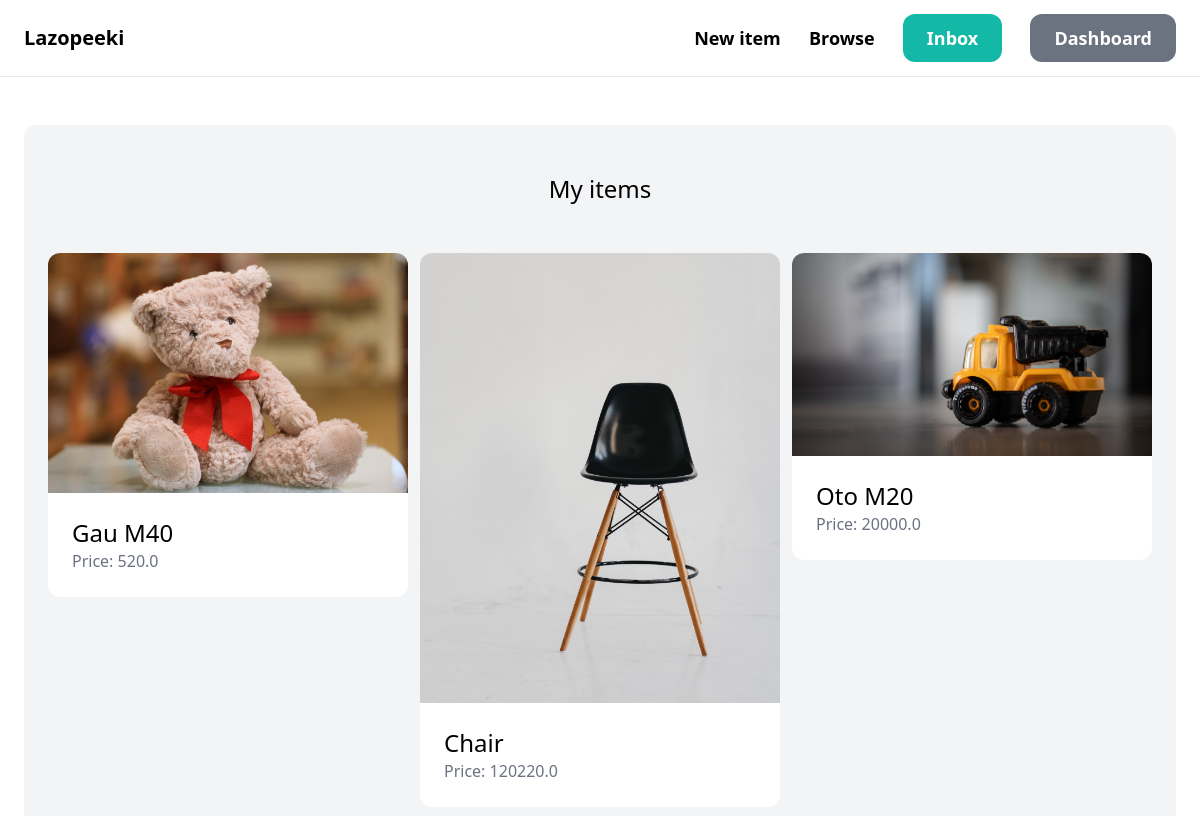
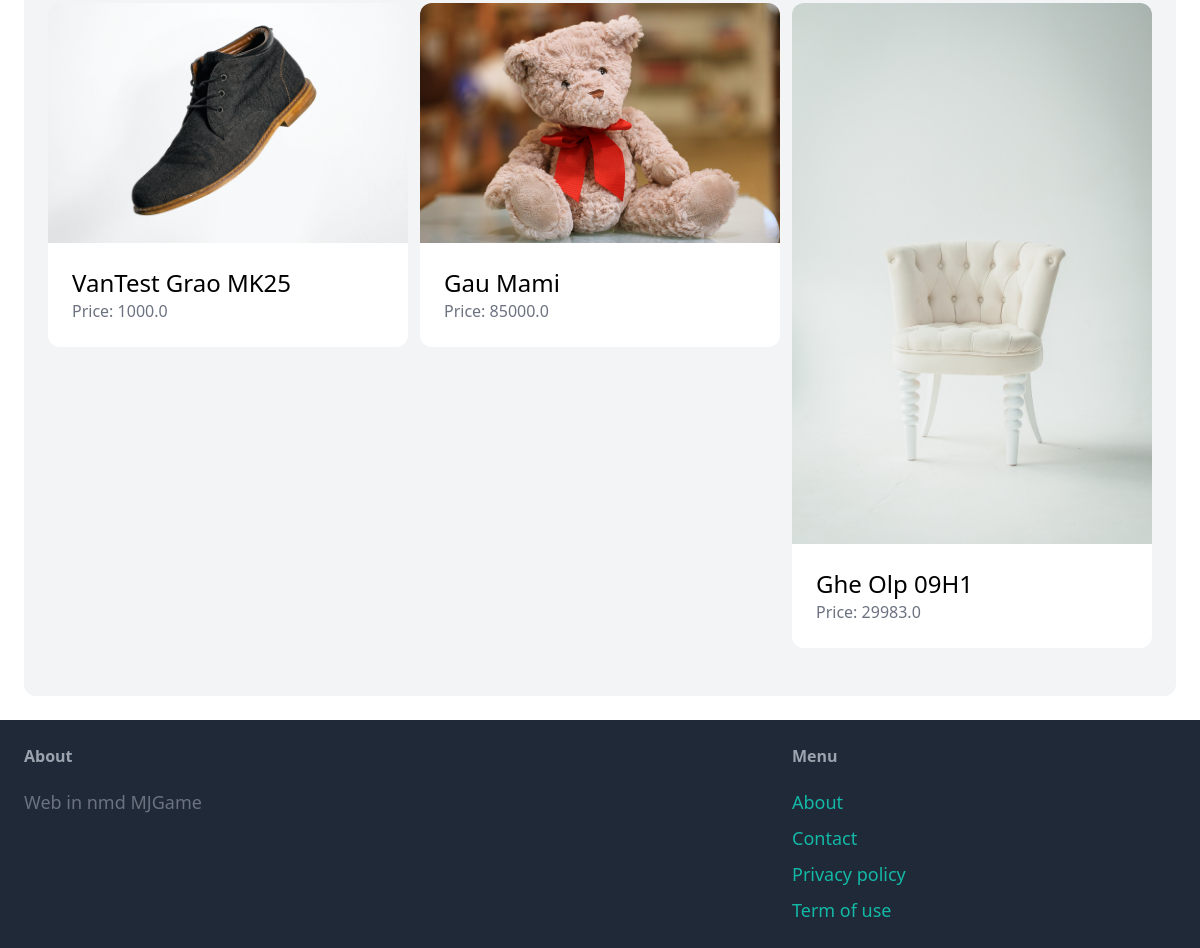
The page /dashboard/ (signed in) on the database its author committed (2 pictures, top to bottom).
### item/models.py (models this page shows, shortened)
class Item(models.Model):
    category = models.ForeignKey(Category, related_name='items', on_delete=models.CASCADE)
    name = models.CharField(max_length=255)
    description = models.TextField(blank=True, null=True)
    price = models.FloatField()
    image = models.ImageField(upload_to='item_images', blank=True, null=True)
    is_sold = models.BooleanField(default=False)
    created_by = models.ForeignKey(User, related_name='items', on_delete=models.CASCADE)
    created_at = models.DateTimeField(auto_now_add=True)

### dashboard/views.py (the view)
# urls.py: path('', views.index, name='index'),
@login_required
def index(request):
    items = Item.objects.filter(created_by=request.user)
    return render(request, 'dashboard/index.html', {
        'items': items,
    })

### dashboard/templates/dashboard/index.html (shortened to what this page needs)
{% extends 'core/base.html' %}
{% block content %}
    <div class="mt-6 px-6 py-12 bg-gray-100 rounded-xl">
        <h2 class="mb-12 text-2xl text-center">My items</h2>
        <div class="grid grid-cols-3 gap-3">
            {% for item in items %}
                <div>
                    <a href="{% url 'item:detail' item.id %}">
                        <div>
                            <img src="{{ item.image.url }}" class="rounded-t-xl">
                        </div>
                        <div class="p-6 bg-white rounded-b-xl">
                            <h2 class="text-2xl">{{ item.name }}</h2>
                            <p class="text-gray-500">Price: {{ item.price }}</p>
                        </div>
                    </a>
                </div>
            {% endfor %}
        </div>
    </div>
{% endblock %}

### rows shown on the page
Item: image (picture), name "Gau M40", price "520.0"
Item: image (picture), name "Chair", price "120220.0"
Item: image (picture), name "Oto M20", price "20000.0"
Item: image (picture), name "VanTest Grao MK25", price "1000.0"
Item: image (picture), name "Gau Mami", price "85000.0"
Item: image (picture), name "Ghe Olp 09H1", price "29983.0"
